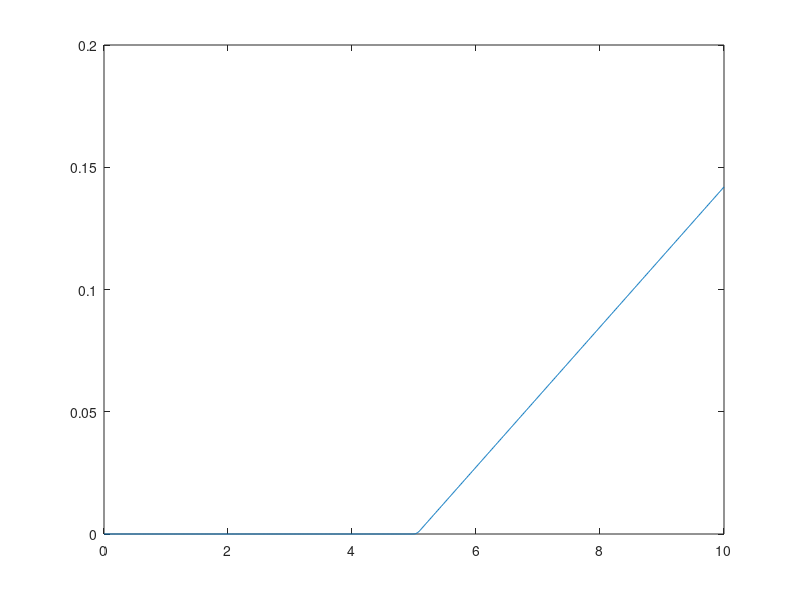

Here is the MATLAB script that generated this plot:
clc
clear
close all

% Cruise control function example

s = tf('s');                % Define Laplace transform
sysG = 0.001/(s^2+0.05*s);  % Transfer function

p = pole(sysG);             % Compute poles
[z,k] = zero(sysG);         % Compute zeros and gain

fprintf('Example 1\n');
disp('Poles: ');
disp(p);
disp('Zeros: ');
disp(z);
disp('Gain: ');
disp(k);

% Cruise control example 2
sysG2 = (3*s+9)/(s^2+6*s+25);

p2 = pole(sysG2);
[z2,k2] = zero(sysG2);

fprintf('\nExample 2\n');
disp('Poles: ');
disp(p2);
disp('Zeros: ');
disp(z2);
disp('Gain: ');
disp(k2);

% Satelite example 3
sysG3 = 0.0002/s^2;
t=0:0.01:10;            % set up time vector with dt = 0.01 sec

u1=[zeros(1,500),...
    25*ones(1,10),...   % pulse of 25N, at 5 sec, for 0.1 sec duration
    zeros(1, length(t) - 500 - 10)];      % pulse input

[y1]=lsim(sysG3,u1,t);   % linear simulation
ff=180/pi;              % conversion factor from radians to degrees
y1=ff*y1;               % output in degree
plot(t,u1);             % plot input signal
plot(t,y1);             % plot output response




